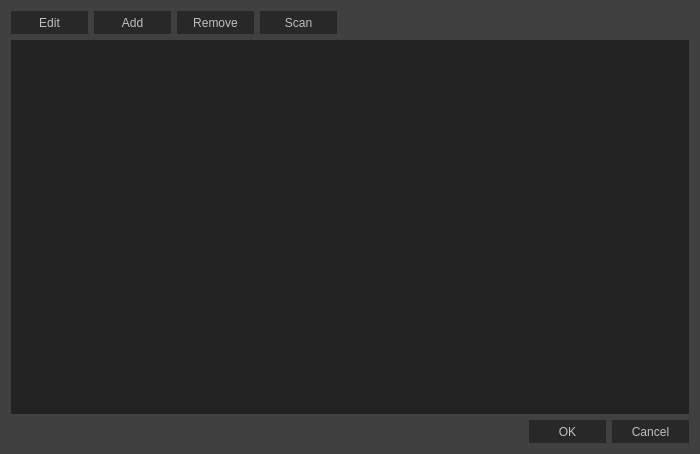
<?xml version="1.0" encoding="UTF-8"?>
<ui version="4.0">
 <class>EditGamesDialog</class>
 <widget class="QDialog" name="EditGamesDialog">
  <property name="geometry">
   <rect>
    <x>0</x>
    <y>0</y>
    <width>700</width>
    <height>454</height>
   </rect>
  </property>
  <property name="sizePolicy">
   <sizepolicy hsizetype="Fixed" vsizetype="Fixed">
    <horstretch>0</horstretch>
    <verstretch>0</verstretch>
   </sizepolicy>
  </property>
  <property name="minimumSize">
   <size>
    <width>700</width>
    <height>400</height>
   </size>
  </property>
  <property name="windowTitle">
   <string>Manage games</string>
  </property>
  <property name="styleSheet">
   <string notr="true">QWidget
{
	font: 9pt &quot;Segoe UI&quot;;
    color: silver;
    background-color: #404040;
   
}

QGroupBox {
    border: 1px solid #333;
    margin-top: 6px;
	padding: 4px;
} 

QGroupBox::title {
    subcontrol-origin: margin;
    left: 10px;
	bottom: 1px;
	padding-left: 5px;
    padding-right: 5px;	
}

QWidget:disabled
{
  color: #505050;
    
}

QLineEdit
{
    background-color: #222;
    padding: 2px;
    border-style: solid;
    border: 1px solid #555;
        color: silver;
}

GLWidget {
	border: 0px solid #555;
}

QLineEdit
{
    background-color: #222;
    padding: 2px;
    border-style: solid;
    border: 1px solid #222;
    color: silver;
}

QLineEdit:disabled
{
    background-color: #333;
    padding: 2px;
    border-style: solid;
    border: 1px solid #333;
    color: silver;
}

QScrollBar:horizontal
{
    height: 15px;
    margin: 0px 15px 0px 15px;
    border: 0px ;
    background-color: #222;
}

QScrollBar::handle:horizontal
{
    background-color: #333;
    min-width: 5px;
   }

QScrollBar::sub-line:horizontal
{
    border-image: url(:/qss_icons/rc/scrollrt.png);
    width: 15px;
    height: 15px;
	background-color:  #222;
    subcontrol-position: right;
    subcontrol-origin: margin;
}

QScrollBar::add-line:horizontal
{
    border-image: url(:/qss_icons/rc/scrolllf.png);
    height: 15px;
    width: 15px;
	background-color:  #222;
    subcontrol-position: left;
    subcontrol-origin: margin;
}

QScrollBar::sub-line:horizontal:hover,QScrollBar::sub-line:horizontal:on
{
    background-color:  #333;
    height: 15px;
    width: 15px;
    subcontrol-position: right;
    subcontrol-origin: margin;
}


QScrollBar::add-line:horizontal:hover, QScrollBar::add-line:horizontal:on
{
    background-color:  #333;
    height: 15px;
    width: 15px;
    subcontrol-position: left;
    subcontrol-origin: margin;
}

QScrollBar::up-arrow:horizontal, QScrollBar::down-arrow:horizontal
{
    background: none;
}


QScrollBar::add-page:horizontal, QScrollBar::sub-page:horizontal
{
    background: none;
}

/* Vertical scroll bar, works fine */


QScrollBar:vertical
{
    background-color:  #222;
    width: 15px;
    margin: 15px 0 15px 0;
    border: 0px solid #222;
    
}

QScrollBar::handle:vertical
{
    background-color: #333;
    min-height: 5px;
   
}

QScrollBar::sub-line:vertical
{
    border-image: url(:/qss_icons/rc/scrollup.png);
	background-color:  #222;
    height: 15px;
    width: 15px;
    subcontrol-position: top;
    subcontrol-origin: margin;
}

QScrollBar::add-line:vertical
{
   
    border-image: url(:/qss_icons/rc/scrolldn.png);
	background-color:  #222;
    height: 15px;
    width: 15px;
    subcontrol-position: bottom;
    subcontrol-origin: margin;
}

QScrollBar::sub-line:vertical:hover,QScrollBar::sub-line:vertical:on
{

    background-color:  #333;
    height: 15px;
    width: 15px;
    subcontrol-position: top;
    subcontrol-origin: margin;
}


QScrollBar::add-line:vertical:hover, QScrollBar::add-line:vertical:on
{
    background-color:  #333;
    height: 15px;
    width: 15px;
    subcontrol-position: bottom;
    subcontrol-origin: margin;
}

QScrollBar::up-arrow:vertical, QScrollBar::down-arrow:vertical
{
    background: none;
}


QScrollBar::add-page:vertical, QScrollBar::sub-page:vertical
{
    background: none;
}

/* Different edits */

QTextEdit
{
    background-color: #222;
    color: silver;
    border: 1px solid #222;
}

QPlainTextEdit
{
    background-color: #222;
    color: silver;
    border: 0px solid #555;
	border-radius: 0px;
}

/* Suspicious stuff 

QHeaderView::section
{
    background-color: #3A3939;
    color: silver;
    padding-left: 4px;
    border: 1px solid #6c6c6c;
}

/* */


QCheckBox:disabled
{
    color: #505050;
}

QSizeGrip {
    image: url(:/qss_icons/rc/sizegrip.png);
    width: 12px;
    height: 12px;
}

/* Separators and shit */

QMainWindow::separator
{
    background-color: #333;
    color: white;
    padding-left: 4px;
    spacing: 2px;
    border: 0px dashed #3A3939;
}

QMainWindow::separator:hover
{
    color: white;
    padding-left: 4px;
    border: 0px solid #3A3939;
    spacing: 2px;
}

/* Radio buttons */


QRadioButton::indicator:checked, QRadioButton::indicator:unchecked{
    color: #b1b1b1;
    background-color: #222;
    border: 1px solid #222;
    border-radius: 5px;
}



QRadioButton::indicator:checked
{
    background-color: qradialgradient(
    cx: 0.5, cy: 0.5,
    fx: 0.5, fy: 0.5,
    radius: 1.0,
    stop: 0.2 #888,
    stop: 0.3 #222
    );
}

QRadioButton::indicator
{
    border-radius: 7px;
    width: 9px;
    height: 9px;
}


QRadioButton::indicator:hover, QCheckBox::indicator:hover
{
	background-color: #151515;
    border: 1px solid #151515;
}

QCheckBox::indicator{
    color: #b1b1b1;
    background-color: #222;
    border: 1px solid #222;
    width: 11px;
    height: 11px;
}

QRadioButton::indicator:checked:hover
{
    background-color: qradialgradient(
    cx: 0.5, cy: 0.5,
    fx: 0.5, fy: 0.5,
    radius: 1.0,
    stop: 0.2 #888,
    stop: 0.3 #151515
    );
}

QCheckBox::indicator:checked
{
    image:url(:/qss_icons/rc/checkbox.png);
}

QCheckBox::indicator:disabled, QRadioButton::indicator:disabled
{
    border: 1px solid #222;
}

QFrame
{
    border-radius: 0px;
}

/* what is this 

QStackedWidget
{
    border: none;
}

/* toolbar, do we use toolbar? */

QToolBar {
    border: 0px solid #393838;
    background: 1px solid #333;
    font-weight: bold;
}

QToolBar::handle:horizontal {
    image: url(:/qss_icons/rc/Hmovetoolbar.png);
}
QToolBar::handle:vertical {
    image: url(:/qss_icons/rc/Vmovetoolbar.png);
}
QToolBar::separator:horizontal {
    image: url(:/qss_icons/rc/Hsepartoolbar.png);
}
QToolBar::separator:vertical {
    image: url(:/qss_icons/rc/Vsepartoolbars.png);
}

/* Buttons, both are the same */


QToolButton
{
    color: silver;
    background-color: #333;
    border-width: 1px;
    border-color: #333;
    border-style: solid;
 	padding: 2px;
    height: 19px;
}

QToolButton:disabled
{
    background-color:#333;
    border-width: 1px;
    border-color: #333;
    border-style: solid;
  	padding: 2px;
    color: #3A3939;
}

QToolButton:hover
{
    background-color:#222;
	border-color: #222;
}


QPushButton
{
    color: silver;
    background-color: #282828;
    border-width: 1px;
    border-color: #282828;
    border-style: solid;
    padding-top: 5px;
	min-width: 65px;
    padding-bottom: 5px;
    padding-left: 5px;
    padding-right: 5px;
   
}

QPushButton:disabled
{
    background-color:#505050;
    border-width: 1px;
    border-color: #505050;
    border-style: solid;
    padding-top: 5px;
    padding-bottom: 5px;
	min-width: 65px;
    padding-left: 5px;
    padding-right: 5px;
    color: #3A3939;
}

QPushButton:focus
{
	background-color: #2e3844;
	border-color: #2e3844;
}

QPushButton:hover
{
    background-color: #151515;
	border-color: #151515
}

QComboBox
{
    selection-background-color: #222;
    background-color: #222;
    border-style: solid;
    border: 1px solid #222;
    border-radius: 0px;
    padding: 2px;
	padding-left: 4px;
	outline: 0;
}

/* Make stuff light up on hover */


QComboBox:hover,QAbstractSpinBox:hover,QLineEdit:hover,QAbstractView:hover,QTreeView:hover
{
	background-color: #151515;
	border-color: #151515;
    color: silver;
}

QTextEdit:hover
{	
	border-color: #151515;
	background-color: #151515;
}

QComboBox:on
{
    background-color: #222;
    padding-top: 2px;
    padding-left: 4px;
    selection-background-color: #4a4a4a;
}

/* No idea */


QComboBox QAbstractItemView
{
    background-color: #222;
    border-radius: 0px;
    border: 1px solid #222;
    selection-background-color: #2e3844;
	outline: 0;
	
}

QComboBox::drop-down
{
    subcontrol-origin: padding;
    subcontrol-position: top right;
    width: 15px;
	padding: 4px;
    border-left-width: 0px;
    border-left-color: darkgray;
    border-left-style: solid;
    border-top-right-radius: 0px;
    border-bottom-right-radius: 0px;
}

QComboBox::down-arrow
{
    image: url(:/qss_icons/rc/gopen.png);
}

QComboBox::down-arrow:on, QComboBox::down-arrow:hover,
QComboBox::down-arrow:focus
{
    image: url(:/qss_icons/rc/gopen.png);
}

QPushButton:pressed
{
    background-color: #111;
}

/* Spinboxes */

QAbstractSpinBox {
    padding-top: 0px;
    padding-bottom: 0px;
	min-height:  21px;
    border: 1px solid #222;
    background-color: #222;
    color: silver;
}

QAbstractSpinBox:up-button
{
    background-color: #333;
	 border: 0px solid #333;  
	width: 20px;
	subcontrol-position: top right;
}

QAbstractSpinBox:down-button
{
    background-color: #333;
    width: 20px;
	 border: 0px solid #333;
    subcontrol-position: bottom right;
}

QAbstractSpinBox:up-button:disabled
{
    background-color: #333;
	 border: 0px solid #333;  
	width: 20px;
	subcontrol-position: top right;
}

QAbstractSpinBox:down-button:disabled
{
    background-color: #333;
    width: 20px;
	 border: 0px solid #333;
    subcontrol-position: bottom right;
}

QAbstractSpinBox::up-arrow,QAbstractSpinBox::up-arrow:disabled,QAbstractSpinBox::up-arrow:off {
    image: url(:/qss_icons/rc/up_arrow_disabled.png);
    width: 20px;
    height: 10px;
}

QAbstractSpinBox::up-arrow:hover
{
    background-color: #444;
}


QAbstractSpinBox::down-arrow,QAbstractSpinBox::down-arrow:disabled,QAbstractSpinBox::down-arrow:off
{
    image: url(:/qss_icons/rc/down_arrow_disabled.png);
    width: 20px;
    height: 10px;
}
QAbstractSpinBox::down-arrow:hover
{
    background-color: #444;
}


QLabel
{
    border: 0px solid black;
}

/* Dock widgets */

QDockWidget
{
    color: silver;
    titlebar-close-icon: url(:/qss_icons/rc/close.png);
    titlebar-normal-icon: url(:/qss_icons/rc/undock.png);
}

QDockWidget::title
{
    border: 0px solid #404040;
    border-bottom: #444;
    text-align: left;
    spacing: 2px;
	padding-top: 5px;
	padding-bottom: 5px;
	margin-bottom: 0px;
    background-color: #404040;
    background-image: none;
    padding-left: 10px;
}


QDockWidget {
    border: 0px solid lightgray;
    titlebar-close-icon: url(:/qss_icons/rc/close.png);
    titlebar-normal-icon: url(:/qss_icons/rc/undock.png);
}

QDockWidget::close-button, QDockWidget::float-button {
    border: 0px solid transparent;
    border-radius: 0px;
    background: transparent;
    icon-size: 10px;
}

QDockWidget::close-button:hover, QDockWidget::float-button:hover {
    background: #3A3939;
}

QDockWidget::close-button:pressed, QDockWidget::float-button:pressed {
    padding: 1px -1px -1px 1px;
}

/* We don't grow trees here 

QTreeView, QListView, QTableView
{
    border: 1px solid #3A3939;
    background-color: #201F1F;
}

QTreeView:branch:selected, QTreeView:branch:hover
{
    background: url(:/qss_icons/rc/transparent.png);
}

QTreeView::branch:has-siblings:!adjoins-item {
    border-image: url(:/qss_icons/rc/transparent.png);
}

QTreeView::branch:has-siblings:adjoins-item {
    border-image: url(:/qss_icons/rc/transparent.png);
}

QTreeView::branch:!has-children:!has-siblings:adjoins-item {
    border-image: url(:/qss_icons/rc/transparent.png);
}

QTreeView::branch:has-children:!has-siblings:closed,
QTreeView::branch:closed:has-children:has-siblings {
    image: url(:/qss_icons/rc/branch_closed.png);
}

QTreeView::branch:open:has-children:!has-siblings,
QTreeView::branch:open:has-children:has-siblings {
    image: url(:/qss_icons/rc/branch_open.png);
}

QTreeView::branch:has-children:!has-siblings:closed:hover,
QTreeView::branch:closed:has-children:has-siblings:hover {
    image: url(:/qss_icons/rc/branch_closed-on.png);
    }

QTreeView::branch:open:has-children:!has-siblings:hover,
QTreeView::branch:open:has-children:has-siblings:hover {
    image: url(:/qss_icons/rc/branch_open-on.png);
    }

/* slider horizontal, works */


QSlider::groove:horizontal {
    border: 1px solid #222;
    height: 5px;
    background: #222;
    margin: 2px 0;
    
}

QSlider:selected, QTabBar:tab:selected {
    border: 0px;
     
}

QSlider::handle:horizontal {
    background: #666;
    border: 1px solid #666;
    width: 5px;
    height: 14px;
    margin: -4px 0;
  
}

QSlider::handle:horizontal:disabled {
    background: #444;
    border: 1px solid #444;
    width: 6px;
    height: 14px;
    margin: -4px 0;
  
}


/* Slider vertical, doesn't work */

QSlider::groove:vertical {
    border: 1px solid #3A3939;
    width: 8px;
    background: #201F1F;
    margin: 0 0px;
    border-radius: 0px;
}

QSlider::handle:vertical {
    background: QLinearGradient( x1: 0, y1: 0, x2: 0, y2: 1, stop: 0.0 silver,
      stop: 0.2 #a8a8a8, stop: 1 #727272);
    border: 1px solid #3A3939;
    width: 14px;
    height: 14px;
    margin: 0 -4px;
    border-radius: 0px;
}</string>
  </property>
  <layout class="QGridLayout" name="gridLayout">
   <item row="0" column="4">
    <spacer name="horizontalSpacer">
     <property name="orientation">
      <enum>Qt::Horizontal</enum>
     </property>
     <property name="sizeHint" stdset="0">
      <size>
       <width>40</width>
       <height>20</height>
      </size>
     </property>
    </spacer>
   </item>
   <item row="0" column="0">
    <widget class="QPushButton" name="pushButton_edit">
     <property name="minimumSize">
      <size>
       <width>77</width>
       <height>23</height>
      </size>
     </property>
     <property name="maximumSize">
      <size>
       <width>16777215</width>
       <height>23</height>
      </size>
     </property>
     <property name="text">
      <string>Edit</string>
     </property>
    </widget>
   </item>
   <item row="0" column="1">
    <widget class="QPushButton" name="pushButton_add">
     <property name="minimumSize">
      <size>
       <width>77</width>
       <height>23</height>
      </size>
     </property>
     <property name="maximumSize">
      <size>
       <width>16777215</width>
       <height>23</height>
      </size>
     </property>
     <property name="text">
      <string>Add</string>
     </property>
    </widget>
   </item>
   <item row="0" column="3">
    <widget class="QPushButton" name="pushButton_scan">
     <property name="minimumSize">
      <size>
       <width>77</width>
       <height>23</height>
      </size>
     </property>
     <property name="maximumSize">
      <size>
       <width>16777215</width>
       <height>23</height>
      </size>
     </property>
     <property name="text">
      <string>Scan</string>
     </property>
    </widget>
   </item>
   <item row="0" column="2">
    <widget class="QPushButton" name="pushButton_remove">
     <property name="minimumSize">
      <size>
       <width>77</width>
       <height>23</height>
      </size>
     </property>
     <property name="maximumSize">
      <size>
       <width>16777215</width>
       <height>23</height>
      </size>
     </property>
     <property name="text">
      <string>Remove</string>
     </property>
    </widget>
   </item>
   <item row="2" column="0" colspan="5">
    <widget class="QDialogButtonBox" name="buttonBox">
     <property name="minimumSize">
      <size>
       <width>75</width>
       <height>23</height>
      </size>
     </property>
     <property name="maximumSize">
      <size>
       <width>16777215</width>
       <height>23</height>
      </size>
     </property>
     <property name="orientation">
      <enum>Qt::Horizontal</enum>
     </property>
     <property name="standardButtons">
      <set>QDialogButtonBox::Cancel|QDialogButtonBox::Ok</set>
     </property>
    </widget>
   </item>
   <item row="1" column="0" colspan="5">
    <widget class="QTableWidget" name="tableWidget">
     <property name="sizePolicy">
      <sizepolicy hsizetype="Expanding" vsizetype="Expanding">
       <horstretch>0</horstretch>
       <verstretch>0</verstretch>
      </sizepolicy>
     </property>
     <property name="styleSheet">
      <string notr="true">QWidget {
background-color: #222;
border: 1px solid #222;
color: sliver;
}

QTableWidget::item {
background-color: #222;
border: 0px solid #ff0;
color: silver;
}

QTableWidget::item:selected {
background-color: #151515;
border: 0px;
color: silver;
}</string>
     </property>
     <property name="selectionMode">
      <enum>QAbstractItemView::SingleSelection</enum>
     </property>
     <property name="showGrid">
      <bool>false</bool>
     </property>
     <property name="gridStyle">
      <enum>Qt::NoPen</enum>
     </property>
     <attribute name="horizontalHeaderVisible">
      <bool>false</bool>
     </attribute>
     <attribute name="horizontalHeaderDefaultSectionSize">
      <number>200</number>
     </attribute>
     <attribute name="horizontalHeaderStretchLastSection">
      <bool>true</bool>
     </attribute>
     <attribute name="verticalHeaderVisible">
      <bool>false</bool>
     </attribute>
     <attribute name="verticalHeaderStretchLastSection">
      <bool>false</bool>
     </attribute>
     <row>
      <property name="text">
       <string>Row</string>
      </property>
     </row>
     <column>
      <property name="text">
       <string>Game</string>
      </property>
     </column>
     <column>
      <property name="text">
       <string>Directory</string>
      </property>
     </column>
     <item row="0" column="0"/>
     <item row="0" column="1"/>
    </widget>
   </item>
  </layout>
 </widget>
 <resources/>
 <connections>
  <connection>
   <sender>buttonBox</sender>
   <signal>accepted()</signal>
   <receiver>EditGamesDialog</receiver>
   <slot>accept()</slot>
   <hints>
    <hint type="sourcelabel">
     <x>472</x>
     <y>367</y>
    </hint>
    <hint type="destinationlabel">
     <x>536</x>
     <y>20</y>
    </hint>
   </hints>
  </connection>
  <connection>
   <sender>buttonBox</sender>
   <signal>rejected()</signal>
   <receiver>EditGamesDialog</receiver>
   <slot>reject()</slot>
   <hints>
    <hint type="sourcelabel">
     <x>491</x>
     <y>362</y>
    </hint>
    <hint type="destinationlabel">
     <x>515</x>
     <y>29</y>
    </hint>
   </hints>
  </connection>
 </connections>
</ui>
